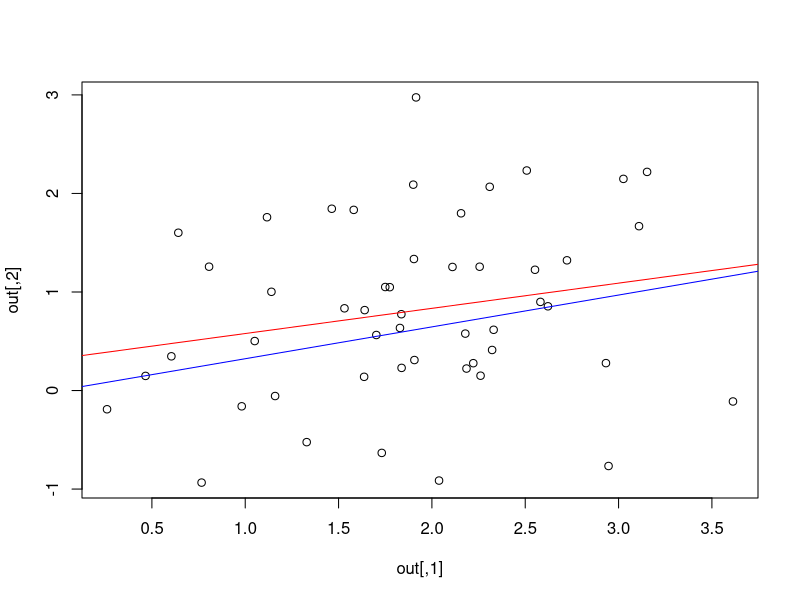

Generate this figure with R:
#Instead of defining X being a column, we define it as a matrix, one column of 1. 1 and one column of x1. xn.  
#So a constant appears. 
#That's a problem. 

require(MASS)

#Question 2

# Set the correlation parameter and mean
beta = 0.5
SIGMA = matrix(c(1,beta,beta,1), ncol=2)
MU = c(2.0, 1.0)

# Set the sample size
N = 50

# Draw your sample
out <- mvrnorm(N, mu = MU, Sigma = SIGMA)
#Our data set is named `out`, which we split into y and X
y <- out[, 2]
X <- cbind(rep(1, N),out[, 1]) #I understood that I had to add a column of N, but I
#didn't know how to do it... Thanks again, Paul. I'll pay him a coffee one of these days. 
 


# Now carry out intermediate calculations
XT = t(X)
XTX = XT%*%X
invXTX = solve(XTX)
XTy = XT%*%y
beta = invXTX %*% XTy
beta

# Now add this line to the plot
plot(out)
abline(lm(out[,2]~out[,1]), col="red") # regression line (y~x) 
abline(a=0, b=beta, col="blue")


#Question 3
#Even Paul's answers couldn't do anything on this one. 

#Question 4
#Well well well

#Question 5
#Taking a break was easier than the previous questions

